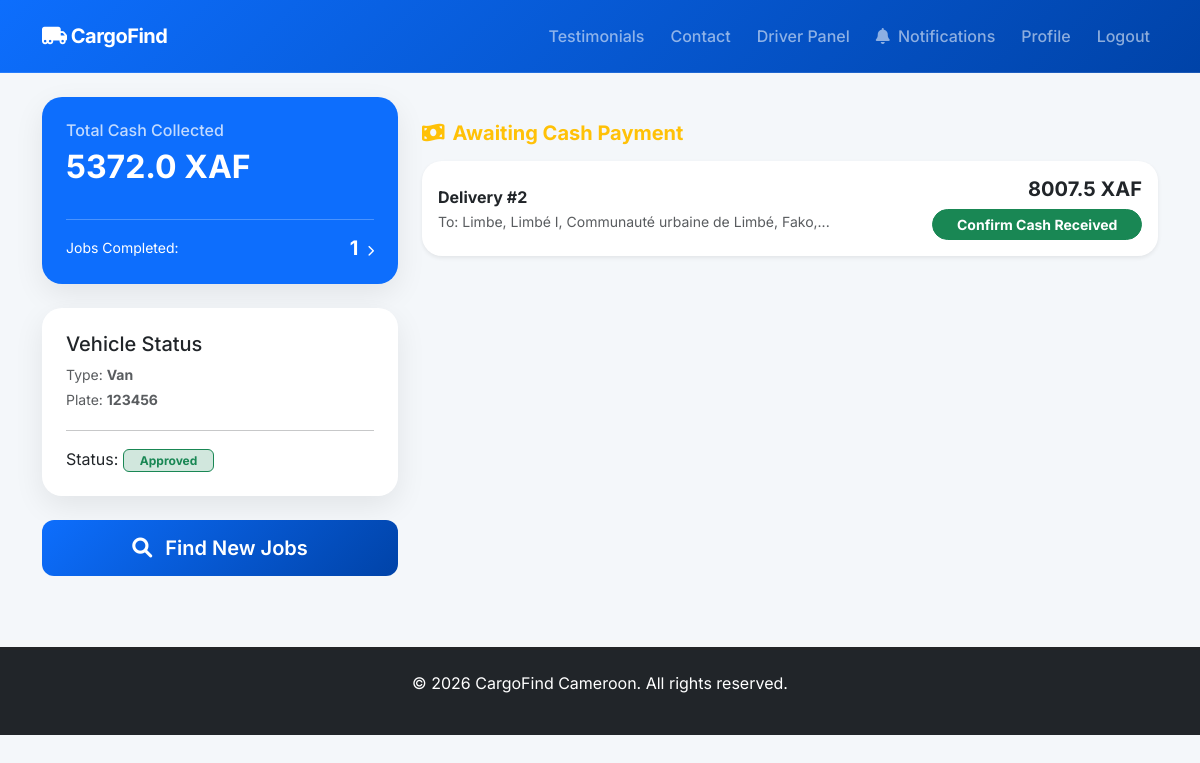
Before: /driver/dashboard (signed in) with the older database file.
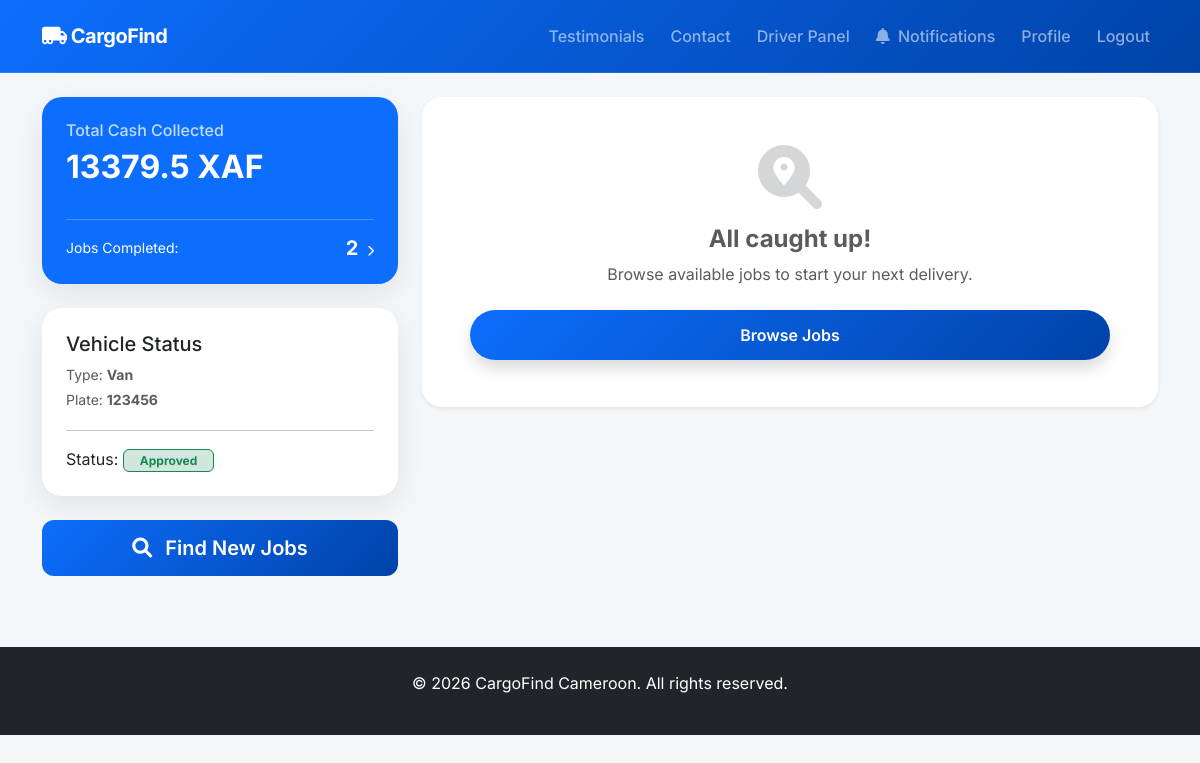
After: the same page with the newer database file.
### models.py (models this page shows)
class Delivery(db.Model):
    id = db.Column(db.Integer, primary_key=True)
    customer_id = db.Column(db.Integer, db.ForeignKey('user.id'), nullable=False)
    driver_id = db.Column(db.Integer, db.ForeignKey('user.id'))
    pickup_location = db.Column(db.String(200), nullable=False)
    pickup_lat = db.Column(db.Float)
    pickup_lng = db.Column(db.Float)
    dropoff_location = db.Column(db.String(200), nullable=False)
    dropoff_lat = db.Column(db.Float)
    dropoff_lng = db.Column(db.Float)
    goods_description = db.Column(db.Text, nullable=False)
    pickup_time = db.Column(db.DateTime, default=datetime.utcnow)
    special_instructions = db.Column(db.Text)
    weight = db.Column(db.Float)
    vehicle_type = db.Column(db.String(50)) # Type of vehicle required
    distance_km = db.Column(db.Float)
    estimated_time = db.Column(db.String(50))
    total_cost = db.Column(db.Float)
    status = db.Column(db.String(50), default='Pending')
    created_at = db.Column(db.DateTime, default=datetime.utcnow)
    payment_status = db.Column(db.String(20), default='Unpaid') # Unpaid, Paid
    payment_method = db.Column(db.String(50)) # MoMo, Orange, Cash
    rating = db.Column(db.Integer)
    feedback = db.Column(db.Text)

### app.py (the view)
@app.route('/driver/dashboard')
@login_required
def driver_dashboard():
    if current_user.role != 'driver':
        return redirect(url_for('index'))
    active_job = Delivery.query.filter_by(driver_id=current_user.id).filter(Delivery.status != 'Delivered').first()
    unpaid_jobs = Delivery.query.filter_by(driver_id=current_user.id, status='Delivered').filter(Delivery.payment_status != 'Paid').all()
    history_jobs = Delivery.query.filter_by(driver_id=current_user.id, status='Delivered').filter(Delivery.payment_status == 'Paid').all()
    total_earnings = sum(job.total_cost for job in history_jobs)
    return render_template('driver/dashboard.html',
                           active_job=active_job,
                           unpaid_jobs=unpaid_jobs,
                           history_jobs=history_jobs,
                           completed_count=len(history_jobs),
                           earnings=total_earnings)

### app.py (called while the page is built)
@login_manager.user_loader
def load_user(user_id):
    return User.query.get(int(user_id))

### templates/driver/dashboard.html (shortened to what this page needs)
{% extends "base.html" %}
{% block content %}
<div class="row animate-up">
    <div class="col-md-4">
        <div class="card p-4 mb-4 stats-card bg-primary text-white border-0">
            <h6 class="opacity-75">Total Cash Collected</h6>
            <h2 class="fw-bold mb-3">{{ earnings }} XAF</h2>
            <hr class="opacity-25">
            <a href="javascript:void(0)" onclick="toggleHistory()" class="text-white text-decoration-none d-flex justify-content-between align-items-center">
                <span class="small">Jobs Completed:</span>
                <span class="fw-bold h5 mb-0">{{ completed_count }} <i class="fas fa-chevron-right ms-1" style="font-size: 0.7rem;"></i></span>
            </a>
        </div>
        <div class="card p-4 mb-4">
            <h5>Vehicle Status</h5>
            <p class="mb-1 text-muted small">Type: <strong>{{ current_user.vehicle_type | capitalize }}</strong></p>
            <p class="mb-1 text-muted small">Plate: <strong>{{ current_user.vehicle_id }}</strong></p>
            <hr>
            <p class="mb-0">Status:
                {% if current_user.is_approved %}
                    <span class="badge bg-success-subtle text-success border border-success px-3">Approved</span>
                {% else %}
                    <span class="badge bg-warning-subtle text-warning border border-warning px-3">Pending</span>
                {% endif %}
            </p>
        </div>
        <a href="{{ url_for('available_jobs') }}" class="btn btn-primary btn-lg w-100 mb-4 {% if not current_user.is_approved %}disabled{% endif %}">
            <i class="fas fa-search me-2"></i> Find New Jobs
        </a>
    </div>
    <div class="col-md-8">
        {% if unpaid_jobs %}
            <h5 class="fw-bold mb-3 mt-4 text-warning"><i class="fas fa-money-bill-wave me-2"></i>Awaiting Cash Payment</h5>
            {% for job in unpaid_jobs %}
                <div class="card border-warning shadow-sm mb-3 p-3">
                    <div class="d-flex justify-content-between align-items-center">
                        <div>
                            <span class="fw-bold">Delivery #{{ job.id }}</span><br>
                            <span class="text-muted small">To: {{ job.dropoff_location[:50] }}...</span>
                        </div>
                        <div class="text-end">
                            <span class="h5 fw-bold text-dark d-block mb-2">{{ job.total_cost }} XAF</span>
                            <form action="{{ url_for('mark_paid', delivery_id=job.id) }}" method="POST">
                                <button type="submit" class="btn btn-success btn-sm rounded-pill px-4 fw-bold">Confirm Cash Received</button>
                            </form>
                        </div>
                    </div>
                </div>
            {% endfor %}
        {% endif %}
        {% if not active_job and not unpaid_jobs %}
            <div class="card p-5 text-center border-0 shadow-sm bg-white mb-4">
                <i class="fas fa-search-location fa-4x text-muted mb-3 opacity-25"></i>
                <h4 class="fw-bold text-muted">All caught up!</h4>
                <p class="text-muted">Browse available jobs to start your next delivery.</p>
                <a href="{{ url_for('available_jobs') }}" class="btn btn-primary rounded-pill px-5 mt-2 shadow">Browse Jobs</a>
            </div>
        {% endif %}
    </div>
</div>
{% endblock %}
{% block scripts %}
<link rel="stylesheet" href="https://unpkg.com/leaflet-routing-machine@3.2.12/dist/leaflet-routing-machine.css" />
{% endblock %}

Changed rows visible on the page:
no longer on this page (row edited): Delivery: id "2", dropoff_location "Limbe, Limbé I, Communauté urbaine de Limbé, Fako,", total_cost "8007.5"
Other visible differences:
{{ earnings }}: "5372.0" → "13379.5"
{{ completed_count }}: "1" → "2"
text no longer shown: "Awaiting Cash Payment"
text now shown: "All caught up! Browse available jobs to start your next delivery. Browse Jobs"
